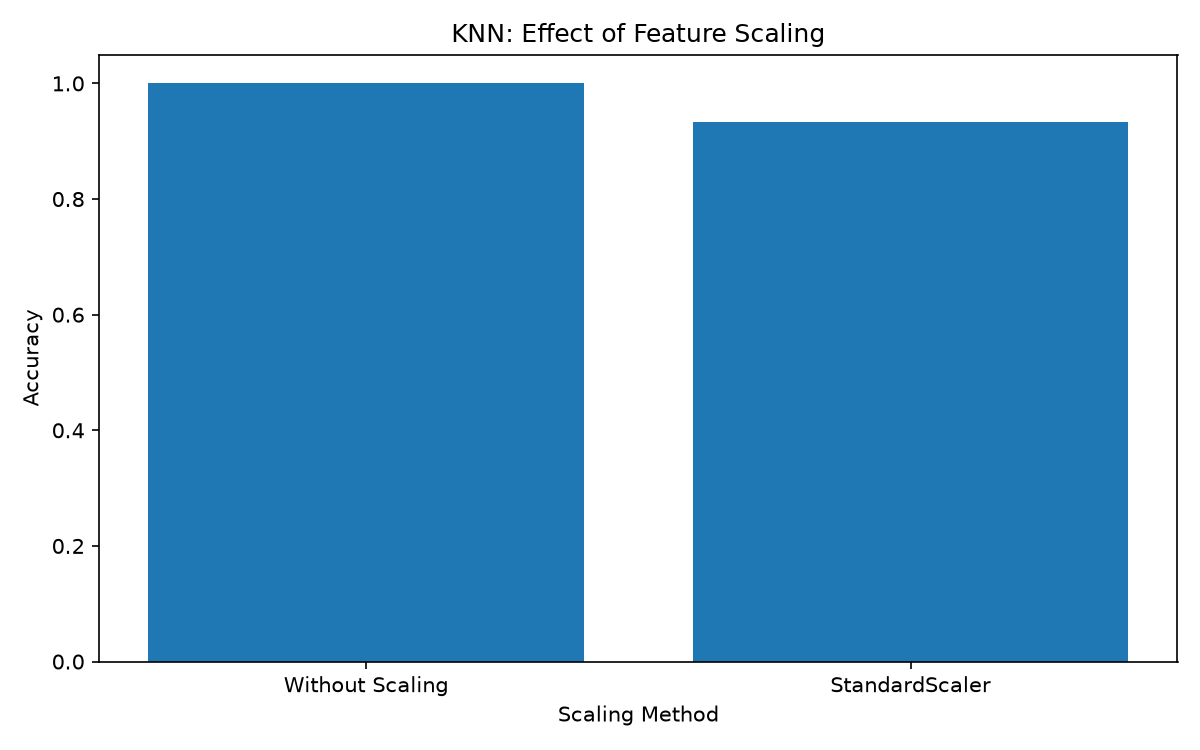

Write Python code to recreate this figure.
import pandas as pd
import matplotlib.pyplot as plt

from sklearn.datasets import load_iris
from sklearn.model_selection import train_test_split
from sklearn.neighbors import KNeighborsClassifier
from sklearn.preprocessing import StandardScaler
from sklearn.metrics import accuracy_score


def compare_scaling_effect(X_train, X_test, y_train, y_test, k=5):
    """
    Compare KNN performance with and without feature scaling.

    Returns
    -------
    pd.DataFrame
        Accuracy comparison.
    """
    # KNN without scaling
    knn_unscaled = KNeighborsClassifier(n_neighbors=k)

    knn_unscaled.fit(X_train, y_train)

    unscaled_predictions = knn_unscaled.predict(X_test)

    unscaled_accuracy = accuracy_score(
        y_test,
        unscaled_predictions
    )

    # StandardScaler
    scaler = StandardScaler()

    X_train_scaled = scaler.fit_transform(X_train)
    X_test_scaled = scaler.transform(X_test)

    # KNN with scaling
    knn_scaled = KNeighborsClassifier(n_neighbors=k)

    knn_scaled.fit(X_train_scaled, y_train)

    scaled_predictions = knn_scaled.predict(X_test_scaled)

    scaled_accuracy = accuracy_score(
        y_test,
        scaled_predictions
    )

    results = pd.DataFrame({
        "method": [
            "Without Scaling",
            "StandardScaler"
        ],
        "accuracy": [
            unscaled_accuracy,
            scaled_accuracy
        ]
    })

    return results


def plot_scaling_comparison(results):
    """Plot KNN accuracy with and without scaling."""
    plt.figure(figsize=(8, 5))

    plt.bar(
        results["method"],
        results["accuracy"]
    )

    plt.xlabel("Scaling Method")
    plt.ylabel("Accuracy")
    plt.title("KNN: Effect of Feature Scaling")

    plt.ylim(0, 1.05)
    plt.tight_layout()

    plt.savefig(
        "Day21/Task3/knn_scaling_comparison.png",
        dpi=150
    )

    plt.show()


def main():
    # Load Iris dataset
    iris = load_iris()

    X = iris.data
    y = iris.target

    # Same split for both experiments
    X_train, X_test, y_train, y_test = train_test_split(
        X,
        y,
        test_size=0.2,
        random_state=42,
        stratify=y
    )

    k = 5

    results = compare_scaling_effect(
        X_train,
        X_test,
        y_train,
        y_test,
        k=k
    )

    print("KNN Scaling Comparison")
    print("=" * 50)

    print(results.to_string(index=False))

    print("\nAccuracy Difference:")

    difference = (
        results.loc[1, "accuracy"]
        - results.loc[0, "accuracy"]
    )

    print(f"{difference:.4f}")

    # Plot comparison
    plot_scaling_comparison(results)


if __name__ == "__main__":
    main()
